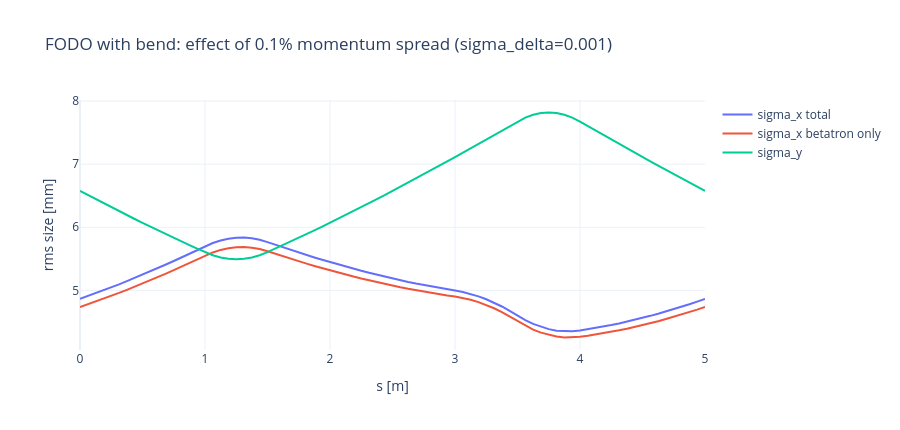
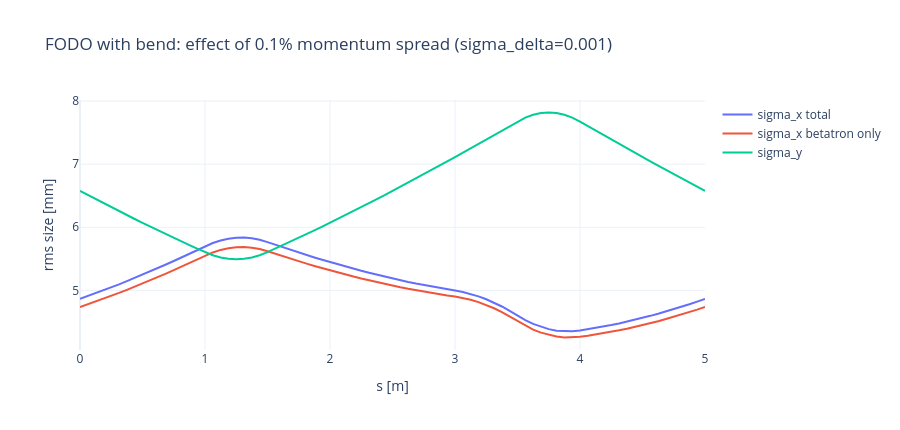

Notebook code for these charts, in order:
### Markdown cell above
## Q2. Beam size with 0.1% momentum spread

Assume

$$
\sigma_\delta=\frac{\Delta p}{p_0}=0.001.
$$

At QF, compute the expected horizontal beam size from

$$
\sigma_x = \sqrt{\epsilon_x\beta_x + (\eta_x\sigma_\delta)^2}.
$$

Compare with the $\sigma_\delta=0$ result. Then do the same comparison for $\sigma_y$.

### Code cell
sigma_delta = 1e-3

display(dch.table_at_element_centers(optics_fodo_bend, ["QF"], sigma_delta=sigma_delta))
display(dch.beam_size_comparison_at_elements(optics_fodo_bend, ["QF"], sigma_delta=sigma_delta))

dch.plot_beam_size(optics_fodo_bend, sigma_delta=sigma_delta, title="FODO with bend: effect of 0.1% momentum spread")

### Figure 1 — Plotly figure (JSON) as saved in the notebook; plotly's stock layout.template omitted (floating-point values rounded to 4 significant figures)
{"data": [{"hovertemplate": ["START<br>s=%{x:.4g} m<br>size=%{y:.5g} mm<extra></extra>", "D1<br>s=%{x:.4g} m<br>size=%{y:.5g} mm<extra></extra>", "D1<br>s=%{x:.4g} m<br>size=%{y:.5g} mm<extra></extra>", "D1<br>s=%{x:.4g} m<br>size=%{y:.5g} mm<extra></extra>", "D1<br>s=%{x:.4g} m<br>size=%{y:.5g} mm<extra></extra>", "D1<br>s=%{x:.4g} m<br>size=%{y:.5g} mm<extra></extra>", "D1<br>s=%{x:.4g} m<br>size=%{y:.5g} mm<extra></extra>", "D1<br>s=%{x:.4g} m<br>size=%{y:.5g} mm<extra></extra>", "D1<br>s=%{x:.4g} m<br>size=%{y:.5g} mm<extra></extra>", "D1<br>s=%{x:.4g} m<br>size=%{y:.5g} mm<extra></extra>", "D1<br>s=%{x:.4g} m<br>size=%{y:.5g} mm<extra></extra>", "D1<br>s=%{x:.4g} m<br>size=%{y:.5g} mm<extra></extra>", "D1<br>s=%{x:.4g} m<br>size=%{y:.5g} mm<extra></extra>", "D1<br>s=%{x:.4g} m<br>size=%{y:.5g} mm<extra></extra>", "D1<br>s=%{x:.4g} m<br>size=%{y:.5g} mm<extra></extra>", "D1<br>s=%{x:.4g} m<br>size=%{y:.5g} mm<extra></extra>", "D1<br>s=%{x:.4g} m<br>size=%{y:.5g} mm<extra></extra>", "QF<br>s=%{x:.4g} m<br>size=%{y:.5g} mm<extra></extra>", "QF<br>s=%{x:.4g} m<br>size=%{y:.5g} mm<extra></extra>", "QF<br>s=%{x:.4g} m<br>size=%{y:.5g} mm<extra></extra>", "QF<br>s=%{x:.4g} m<br>size=%{y:.5g} mm<extra></extra>", "QF<br>s=%{x:.4g} m<br>size=%{y:.5g} mm<extra></extra>", "QF<br>s=%{x:.4g} m<br>size=%{y:.5g} mm<extra></extra>", "QF<br>s=%{x:.4g} m<br>size=%{y:.5g} mm<extra></extra>", "QF<br>s=%{x:.4g} m<br>size=%{y:.5g} mm<extra></extra>", "D2<br>s=%{x:.4g} m<br>size=%{y:.5g} mm<extra></extra>", "D2<br>s=%{x:.4g} m<br>size=%{y:.5g} mm<extra></extra>", "D2<br>s=%{x:.4g} m<br>size=%{y:.5g} mm<extra></extra>", "D2<br>s=%{x:.4g} m<br>size=%{y:.5g} mm<extra></extra>", "D2<br>s=%{x:.4g} m<br>size=%{y:.5g} mm<extra></extra>", "D2<br>s=%{x:.4g} m<br>size=%{y:.5g} mm<extra></extra>", "D2<br>s=%{x:.4g} m<br>size=%{y:.5g} mm<extra></extra>", "D2<br>s=%{x:.4g} m<br>size=%{y:.5g} mm<extra></extra>", "D2<br>s=%{x:.4g} m<br>size=%{y:.5g} mm<extra></extra>", "D2<br>s=%{x:.4g} m<br>size=%{y:.5g} mm<extra></extra>", "D2<br>s=%{x:.4g} m<br>size=%{y:.5g} mm<extra></extra>", "D2<br>s=%{x:.4g} m<br>size=%{y:.5g} mm<extra></extra>", "D2<br>s=%{x:.4g} m<br>size=%{y:.5g} mm<extra></extra>", "D2<br>s=%{x:.4g} m<br>size=%{y:.5g} mm<extra></extra>", "D2<br>s=%{x:.4g} m<br>size=%{y:.5g} mm<extra></extra>", "D2<br>s=%{x:.4g} m<br>size=%{y:.5g} mm<extra></extra>", "D2<br>s=%{x:.4g} m<br>size=%{y:.5g} mm<extra></extra>", "D2<br>s=%{x:.4g} m<br>size=%{y:.5g} mm<extra></extra>", "D2<br>s=%{x:.4g} m<br>size=%{y:.5g} mm<extra></extra>", "D2<br>s=%{x:.4g} m<br>size=%{y:.5g} mm<extra></extra>", "D2<br>s=%{x:.4g} m<br>size=%{y:.5g} mm<extra></extra>", "D2<br>s=%{x:.4g} m<br>size=%{y:.5g} mm<extra></extra>", "D2<br>s=%{x:.4g} m<br>size=%{y:.5g} mm<extra></extra>", "D2<br>s=%{x:.4g} m<br>size=%{y:.5g} mm<extra></extra>", "BEND<br>s=%{x:.4g} m<br>size=%{y:.5g} mm<extra></extra>", "BEND<br>s=%{x:.4g} m<br>size=%{y:.5g} mm<extra></extra>", "BEND<br>s=%{x:.4g} m<br>size=%{y:.5g} mm<extra></extra>", "BEND<br>s=%{x:.4g} m<br>size=%{y:.5g} mm<extra></extra>", "BEND<br>s=%{x:.4g} m<br>size=%{y:.5g} mm<extra></extra>", "BEND<br>s=%{x:.4g} m<br>size=%{y:.5g} mm<extra></extra>", "BEND<br>s=%{x:.4g} m<br>size=%{y:.5g} mm<extra></extra>", "BEND<br>s=%{x:.4g} m<br>size=%{y:.5g} mm<extra></extra>", "QD<br>s=%{x:.4g} m<br>size=%{y:.5g} mm<extra></extra>", "QD<br>s=%{x:.4g} m<br>size=%{y:.5g} mm<extra></extra>", "QD<br>s=%{x:.4g} m<br>size=%{y:.5g} mm<extra></extra>", "QD<br>s=%{x:.4g} m<br>size=%{y:.5g} mm<extra></extra>", "QD<br>s=%{x:.4g} m<br>size=%{y:.5g} mm<extra></extra>", "QD<br>s=%{x:.4g} m<br>size=%{y:.5g} mm<extra></extra>", "QD<br>s=%{x:.4g} m<br>size=%{y:.5g} mm<extra></extra>", "QD<br>s=%{x:.4g} m<br>size=%{y:.5g} mm<extra></extra>", "D3<br>s=%{x:.4g} m<br>size=%{y:.5g} mm<extra></extra>", "D3<br>s=%{x:.4g} m<br>size=%{y:.5g} mm<extra></extra>", "D3<br>s=%{x:.4g} m<br>size=%{y:.5g} mm<extra></extra>", "D3<br>s=%{x:.4g} m<br>size=%{y:.5g} mm<extra></extra>", "D3<br>s=%{x:.4g} m<br>size=%{y:.5g} mm<extra></extra>", "D3<br>s=%{x:.4g} m<br>size=%{y:.5g} mm<extra></extra>", "D3<br>s=%{x:.4g} m<br>size=%{y:.5g} mm<extra></extra>", "D3<br>s=%{x:.4g} m<br>size=%{y:.5g} mm<extra></extra>", "D3<br>s=%{x:.4g} m<br>size=%{y:.5g} mm<extra></extra>", "D3<br>s=%{x:.4g} m<br>size=%{y:.5g} mm<extra></extra>", "D3<br>s=%{x:.4g} m<br>size=%{y:.5g} mm<extra></extra>", "D3<br>s=%{x:.4g} m<br>size=%{y:.5g} mm<extra></extra>", "D3<br>s=%{x:.4g} m<br>size=%{y:.5g} mm<extra></extra>", "D3<br>s=%{x:.4g} m<br>size=%{y:.5g} mm<extra></extra>", "D3<br>s=%{x:.4g} m<br>size=%{y:.5g} mm<extra></extra>", "D3<br>s=%{x:.4g} m<br>size=%{y:.5g} mm<extra></extra>"], "mode": "lines", "name": "sigma_x total", "type": "scatter", "x": [0.0, 0.0625, 0.125, 0.1875, 0.25, 0.3125, 0.375, 0.4375, 0.5, 0.5625, 0.625, 0.6875, 0.75, 0.8125, 0.875, 0.9375, 1.0, 1.062, 1.125, 1.188, 1.25, 1.312, 1.375, 1.438, 1.5, 1.562, 1.625, 1.688, 1.75, 1.812, 1.875, 1.938, 2.0, 2.062, 2.125, 2.188, 2.25, 2.312, 2.375, 2.438, 2.5, 2.562, 2.625, 2.688, 2.75, 2.812, 2.875, 2.938, 3.0, 3.062, 3.125, 3.188, 3.25, 3.312, 3.375, 3.438, 3.5, 3.562, 3.625, 3.688, 3.75, 3.812, 3.875, 3.938, 4.0, 4.062, 4.125, 4.188, 4.25, 4.312, 4.375, 4.438, 4.5, 4.562, 4.625, 4.688, 4.75, 4.812, 4.875, 4.938, 5.0], "y": [4.864, 4.908, 4.953, 4.999, 5.047, 5.095, 5.145, 5.196, 5.248, 5.301, 5.355, 5.409, 5.465, 5.522, 5.58, 5.638, 5.697, 5.751, 5.791, 5.819, 5.834, 5.836, 5.825, 5.802, 5.765, 5.722, 5.681, 5.64, 5.599, 5.56, 5.522, 5.484, 5.447, 5.412, 5.377, 5.343, 5.31, 5.278, 5.247, 5.217, 5.188, 5.161, 5.134, 5.108, 5.084, 5.061, 5.038, 5.017, 4.998, 4.974, 4.943, 4.905, 4.859, 4.805, 4.744, 4.676, 4.601, 4.529, 4.469, 4.421, 4.385, 4.362, 4.35, 4.35, 4.362, 4.382, 4.402, 4.425, 4.449, 4.476, 4.503, 4.533, 4.564, 4.596, 4.63, 4.666, 4.703, 4.741, 4.781, 4.822, 4.864]}, {"hovertemplate": ["START<br>s=%{x:.4g} m<br>size=%{y:.5g} mm<extra></extra>", "D1<br>s=%{x:.4g} m<br>size=%{y:.5g} mm<extra></extra>", "D1<br>s=%{x:.4g} m<br>size=%{y:.5g} mm<extra></extra>", "D1<br>s=%{x:.4g} m<br>size=%{y:.5g} mm<extra></extra>", "D1<br>s=%{x:.4g} m<br>size=%{y:.5g} mm<extra></extra>", "D1<br>s=%{x:.4g} m<br>size=%{y:.5g} mm<extra></extra>", "D1<br>s=%{x:.4g} m<br>size=%{y:.5g} mm<extra></extra>", "D1<br>s=%{x:.4g} m<br>size=%{y:.5g} mm<extra></extra>", "D1<br>s=%{x:.4g} m<br>size=%{y:.5g} mm<extra></extra>", "D1<br>s=%{x:.4g} m<br>size=%{y:.5g} mm<extra></extra>", "D1<br>s=%{x:.4g} m<br>size=%{y:.5g} mm<extra></extra>", "D1<br>s=%{x:.4g} m<br>size=%{y:.5g} mm<extra></extra>", "D1<br>s=%{x:.4g} m<br>size=%{y:.5g} mm<extra></extra>", "D1<br>s=%{x:.4g} m<br>size=%{y:.5g} mm<extra></extra>", "D1<br>s=%{x:.4g} m<br>size=%{y:.5g} mm<extra></extra>", "D1<br>s=%{x:.4g} m<br>size=%{y:.5g} mm<extra></extra>", "D1<br>s=%{x:.4g} m<br>size=%{y:.5g} mm<extra></extra>", "QF<br>s=%{x:.4g} m<br>size=%{y:.5g} mm<extra></extra>", "QF<br>s=%{x:.4g} m<br>size=%{y:.5g} mm<extra></extra>", "QF<br>s=%{x:.4g} m<br>size=%{y:.5g} mm<extra></extra>", "QF<br>s=%{x:.4g} m<br>size=%{y:.5g} mm<extra></extra>", "QF<br>s=%{x:.4g} m<br>size=%{y:.5g} mm<extra></extra>", "QF<br>s=%{x:.4g} m<br>size=%{y:.5g} mm<extra></extra>", "QF<br>s=%{x:.4g} m<br>size=%{y:.5g} mm<extra></extra>", "QF<br>s=%{x:.4g} m<br>size=%{y:.5g} mm<extra></extra>", "D2<br>s=%{x:.4g} m<br>size=%{y:.5g} mm<extra></extra>", "D2<br>s=%{x:.4g} m<br>size=%{y:.5g} mm<extra></extra>", "D2<br>s=%{x:.4g} m<br>size=%{y:.5g} mm<extra></extra>", "D2<br>s=%{x:.4g} m<br>size=%{y:.5g} mm<extra></extra>", "D2<br>s=%{x:.4g} m<br>size=%{y:.5g} mm<extra></extra>", "D2<br>s=%{x:.4g} m<br>size=%{y:.5g} mm<extra></extra>", "D2<br>s=%{x:.4g} m<br>size=%{y:.5g} mm<extra></extra>", "D2<br>s=%{x:.4g} m<br>size=%{y:.5g} mm<extra></extra>", "D2<br>s=%{x:.4g} m<br>size=%{y:.5g} mm<extra></extra>", "D2<br>s=%{x:.4g} m<br>size=%{y:.5g} mm<extra></extra>", "D2<br>s=%{x:.4g} m<br>size=%{y:.5g} mm<extra></extra>", "D2<br>s=%{x:.4g} m<br>size=%{y:.5g} mm<extra></extra>", "D2<br>s=%{x:.4g} m<br>size=%{y:.5g} mm<extra></extra>", "D2<br>s=%{x:.4g} m<br>size=%{y:.5g} mm<extra></extra>", "D2<br>s=%{x:.4g} m<br>size=%{y:.5g} mm<extra></extra>", "D2<br>s=%{x:.4g} m<br>size=%{y:.5g} mm<extra></extra>", "D2<br>s=%{x:.4g} m<br>size=%{y:.5g} mm<extra></extra>", "D2<br>s=%{x:.4g} m<br>size=%{y:.5g} mm<extra></extra>", "D2<br>s=%{x:.4g} m<br>size=%{y:.5g} mm<extra></extra>", "D2<br>s=%{x:.4g} m<br>size=%{y:.5g} mm<extra></extra>", "D2<br>s=%{x:.4g} m<br>size=%{y:.5g} mm<extra></extra>", "D2<br>s=%{x:.4g} m<br>size=%{y:.5g} mm<extra></extra>", "D2<br>s=%{x:.4g} m<br>size=%{y:.5g} mm<extra></extra>", "D2<br>s=%{x:.4g} m<br>size=%{y:.5g} mm<extra></extra>", "BEND<br>s=%{x:.4g} m<br>size=%{y:.5g} mm<extra></extra>", "BEND<br>s=%{x:.4g} m<br>size=%{y:.5g} mm<extra></extra>", "BEND<br>s=%{x:.4g} m<br>size=%{y:.5g} mm<extra></extra>", "BEND<br>s=%{x:.4g} m<br>size=%{y:.5g} mm<extra></extra>", "BEND<br>s=%{x:.4g} m<br>size=%{y:.5g} mm<extra></extra>", "BEND<br>s=%{x:.4g} m<br>size=%{y:.5g} mm<extra></extra>", "BEND<br>s=%{x:.4g} m<br>size=%{y:.5g} mm<extra></extra>", "BEND<br>s=%{x:.4g} m<br>size=%{y:.5g} mm<extra></extra>", "QD<br>s=%{x:.4g} m<br>size=%{y:.5g} mm<extra></extra>", "QD<br>s=%{x:.4g} m<br>size=%{y:.5g} mm<extra></extra>", "QD<br>s=%{x:.4g} m<br>size=%{y:.5g} mm<extra></extra>", "QD<br>s=%{x:.4g} m<br>size=%{y:.5g} mm<extra></extra>", "QD<br>s=%{x:.4g} m<br>size=%{y:.5g} mm<extra></extra>", "QD<br>s=%{x:.4g} m<br>size=%{y:.5g} mm<extra></extra>", "QD<br>s=%{x:.4g} m<br>size=%{y:.5g} mm<extra></extra>", "QD<br>s=%{x:.4g} m<br>size=%{y:.5g} mm<extra></extra>", "D3<br>s=%{x:.4g} m<br>size=%{y:.5g} mm<extra></extra>", "D3<br>s=%{x:.4g} m<br>size=%{y:.5g} mm<extra></extra>", "D3<br>s=%{x:.4g} m<br>size=%{y:.5g} mm<extra></extra>", "D3<br>s=%{x:.4g} m<br>size=%{y:.5g} mm<extra></extra>", "D3<br>s=%{x:.4g} m<br>size=%{y:.5g} mm<extra></extra>", "D3<br>s=%{x:.4g} m<br>size=%{y:.5g} mm<extra></extra>", "D3<br>s=%{x:.4g} m<br>size=%{y:.5g} mm<extra></extra>", "D3<br>s=%{x:.4g} m<br>size=%{y:.5g} mm<extra></extra>", "D3<br>s=%{x:.4g} m<br>size=%{y:.5g} mm<extra></extra>", "D3<br>s=%{x:.4g} m<br>size=%{y:.5g} mm<extra></extra>", "D3<br>s=%{x:.4g} m<br>size=%{y:.5g} mm<extra></extra>", "D3<br>s=%{x:.4g} m<br>size=%{y:.5g} mm<extra></extra>", "D3<br>s=%{x:.4g} m<br>size=%{y:.5g} mm<extra></extra>", "D3<br>s=%{x:.4g} m<br>size=%{y:.5g} mm<extra></extra>", "D3<br>s=%{x:.4g} m<br>size=%{y:.5g} mm<extra></extra>", "D3<br>s=%{x:.4g} m<br>size=%{y:.5g} mm<extra></extra>"], "mode": "lines", "name": "sigma_x betatron only", "type": "scatter", "x": [0.0, 0.0625, 0.125, 0.1875, 0.25, 0.3125, 0.375, 0.4375, 0.5, 0.5625, 0.625, 0.6875, 0.75, 0.8125, 0.875, 0.9375, 1.0, 1.062, 1.125, 1.188, 1.25, 1.312, 1.375, 1.438, 1.5, 1.562, 1.625, 1.688, 1.75, 1.812, 1.875, 1.938, 2.0, 2.062, 2.125, 2.188, 2.25, 2.312, 2.375, 2.438, 2.5, 2.562, 2.625, 2.688, 2.75, 2.812, 2.875, 2.938, 3.0, 3.062, 3.125, 3.188, 3.25, 3.312, 3.375, 3.438, 3.5, 3.562, 3.625, 3.688, 3.75, 3.812, 3.875, 3.938, 4.0, 4.062, 4.125, 4.188, 4.25, 4.312, 4.375, 4.438, 4.5, 4.562, 4.625, 4.688, 4.75, 4.812, 4.875, 4.938, 5.0], "y": [4.736, 4.778, 4.822, 4.867, 4.913, 4.96, 5.008, 5.058, 5.108, 5.16, 5.213, 5.266, 5.321, 5.376, 5.433, 5.49, 5.548, 5.601, 5.641, 5.669, 5.684, 5.686, 5.677, 5.654, 5.619, 5.578, 5.539, 5.499, 5.461, 5.424, 5.387, 5.352, 5.317, 5.283, 5.251, 5.219, 5.188, 5.158, 5.129, 5.101, 5.075, 5.049, 5.025, 5.001, 4.979, 4.958, 4.938, 4.919, 4.901, 4.88, 4.851, 4.814, 4.769, 4.716, 4.655, 4.587, 4.512, 4.439, 4.378, 4.33, 4.293, 4.268, 4.254, 4.253, 4.263, 4.28, 4.299, 4.32, 4.342, 4.366, 4.392, 4.419, 4.449, 4.479, 4.512, 4.545, 4.581, 4.617, 4.656, 4.695, 4.736]}, {"hovertemplate": ["START<br>s=%{x:.4g} m<br>size=%{y:.5g} mm<extra></extra>", "D1<br>s=%{x:.4g} m<br>size=%{y:.5g} mm<extra></extra>", "D1<br>s=%{x:.4g} m<br>size=%{y:.5g} mm<extra></extra>", "D1<br>s=%{x:.4g} m<br>size=%{y:.5g} mm<extra></extra>", "D1<br>s=%{x:.4g} m<br>size=%{y:.5g} mm<extra></extra>", "D1<br>s=%{x:.4g} m<br>size=%{y:.5g} mm<extra></extra>", "D1<br>s=%{x:.4g} m<br>size=%{y:.5g} mm<extra></extra>", "D1<br>s=%{x:.4g} m<br>size=%{y:.5g} mm<extra></extra>", "D1<br>s=%{x:.4g} m<br>size=%{y:.5g} mm<extra></extra>", "D1<br>s=%{x:.4g} m<br>size=%{y:.5g} mm<extra></extra>", "D1<br>s=%{x:.4g} m<br>size=%{y:.5g} mm<extra></extra>", "D1<br>s=%{x:.4g} m<br>size=%{y:.5g} mm<extra></extra>", "D1<br>s=%{x:.4g} m<br>size=%{y:.5g} mm<extra></extra>", "D1<br>s=%{x:.4g} m<br>size=%{y:.5g} mm<extra></extra>", "D1<br>s=%{x:.4g} m<br>size=%{y:.5g} mm<extra></extra>", "D1<br>s=%{x:.4g} m<br>size=%{y:.5g} mm<extra></extra>", "D1<br>s=%{x:.4g} m<br>size=%{y:.5g} mm<extra></extra>", "QF<br>s=%{x:.4g} m<br>size=%{y:.5g} mm<extra></extra>", "QF<br>s=%{x:.4g} m<br>size=%{y:.5g} mm<extra></extra>", "QF<br>s=%{x:.4g} m<br>size=%{y:.5g} mm<extra></extra>", "QF<br>s=%{x:.4g} m<br>size=%{y:.5g} mm<extra></extra>", "QF<br>s=%{x:.4g} m<br>size=%{y:.5g} mm<extra></extra>", "QF<br>s=%{x:.4g} m<br>size=%{y:.5g} mm<extra></extra>", "QF<br>s=%{x:.4g} m<br>size=%{y:.5g} mm<extra></extra>", "QF<br>s=%{x:.4g} m<br>size=%{y:.5g} mm<extra></extra>", "D2<br>s=%{x:.4g} m<br>size=%{y:.5g} mm<extra></extra>", "D2<br>s=%{x:.4g} m<br>size=%{y:.5g} mm<extra></extra>", "D2<br>s=%{x:.4g} m<br>size=%{y:.5g} mm<extra></extra>", "D2<br>s=%{x:.4g} m<br>size=%{y:.5g} mm<extra></extra>", "D2<br>s=%{x:.4g} m<br>size=%{y:.5g} mm<extra></extra>", "D2<br>s=%{x:.4g} m<br>size=%{y:.5g} mm<extra></extra>", "D2<br>s=%{x:.4g} m<br>size=%{y:.5g} mm<extra></extra>", "D2<br>s=%{x:.4g} m<br>size=%{y:.5g} mm<extra></extra>", "D2<br>s=%{x:.4g} m<br>size=%{y:.5g} mm<extra></extra>", "D2<br>s=%{x:.4g} m<br>size=%{y:.5g} mm<extra></extra>", "D2<br>s=%{x:.4g} m<br>size=%{y:.5g} mm<extra></extra>", "D2<br>s=%{x:.4g} m<br>size=%{y:.5g} mm<extra></extra>", "D2<br>s=%{x:.4g} m<br>size=%{y:.5g} mm<extra></extra>", "D2<br>s=%{x:.4g} m<br>size=%{y:.5g} mm<extra></extra>", "D2<br>s=%{x:.4g} m<br>size=%{y:.5g} mm<extra></extra>", "D2<br>s=%{x:.4g} m<br>size=%{y:.5g} mm<extra></extra>", "D2<br>s=%{x:.4g} m<br>size=%{y:.5g} mm<extra></extra>", "D2<br>s=%{x:.4g} m<br>size=%{y:.5g} mm<extra></extra>", "D2<br>s=%{x:.4g} m<br>size=%{y:.5g} mm<extra></extra>", "D2<br>s=%{x:.4g} m<br>size=%{y:.5g} mm<extra></extra>", "D2<br>s=%{x:.4g} m<br>size=%{y:.5g} mm<extra></extra>", "D2<br>s=%{x:.4g} m<br>size=%{y:.5g} mm<extra></extra>", "D2<br>s=%{x:.4g} m<br>size=%{y:.5g} mm<extra></extra>", "D2<br>s=%{x:.4g} m<br>size=%{y:.5g} mm<extra></extra>", "BEND<br>s=%{x:.4g} m<br>size=%{y:.5g} mm<extra></extra>", "BEND<br>s=%{x:.4g} m<br>size=%{y:.5g} mm<extra></extra>", "BEND<br>s=%{x:.4g} m<br>size=%{y:.5g} mm<extra></extra>", "BEND<br>s=%{x:.4g} m<br>size=%{y:.5g} mm<extra></extra>", "BEND<br>s=%{x:.4g} m<br>size=%{y:.5g} mm<extra></extra>", "BEND<br>s=%{x:.4g} m<br>size=%{y:.5g} mm<extra></extra>", "BEND<br>s=%{x:.4g} m<br>size=%{y:.5g} mm<extra></extra>", "BEND<br>s=%{x:.4g} m<br>size=%{y:.5g} mm<extra></extra>", "QD<br>s=%{x:.4g} m<br>size=%{y:.5g} mm<extra></extra>", "QD<br>s=%{x:.4g} m<br>size=%{y:.5g} mm<extra></extra>", "QD<br>s=%{x:.4g} m<br>size=%{y:.5g} mm<extra></extra>", "QD<br>s=%{x:.4g} m<br>size=%{y:.5g} mm<extra></extra>", "QD<br>s=%{x:.4g} m<br>size=%{y:.5g} mm<extra></extra>", "QD<br>s=%{x:.4g} m<br>size=%{y:.5g} mm<extra></extra>", "QD<br>s=%{x:.4g} m<br>size=%{y:.5g} mm<extra></extra>", "QD<br>s=%{x:.4g} m<br>size=%{y:.5g} mm<extra></extra>", "D3<br>s=%{x:.4g} m<br>size=%{y:.5g} mm<extra></extra>", "D3<br>s=%{x:.4g} m<br>size=%{y:.5g} mm<extra></extra>", "D3<br>s=%{x:.4g} m<br>size=%{y:.5g} mm<extra></extra>", "D3<br>s=%{x:.4g} m<br>size=%{y:.5g} mm<extra></extra>", "D3<br>s=%{x:.4g} m<br>size=%{y:.5g} mm<extra></extra>", "D3<br>s=%{x:.4g} m<br>size=%{y:.5g} mm<extra></extra>", "D3<br>s=%{x:.4g} m<br>size=%{y:.5g} mm<extra></extra>", "D3<br>s=%{x:.4g} m<br>size=%{y:.5g} mm<extra></extra>", "D3<br>s=%{x:.4g} m<br>size=%{y:.5g} mm<extra></extra>", "D3<br>s=%{x:.4g} m<br>size=%{y:.5g} mm<extra></extra>", "D3<br>s=%{x:.4g} m<br>size=%{y:.5g} mm<extra></extra>", "D3<br>s=%{x:.4g} m<br>size=%{y:.5g} mm<extra></extra>", "D3<br>s=%{x:.4g} m<br>size=%{y:.5g} mm<extra></extra>", "D3<br>s=%{x:.4g} m<br>size=%{y:.5g} mm<extra></extra>", "D3<br>s=%{x:.4g} m<br>size=%{y:.5g} mm<extra></extra>", "D3<br>s=%{x:.4g} m<br>size=%{y:.5g} mm<extra></extra>"], "mode": "lines", "name": "sigma_y", "type": "scatter", "x": [0.0, 0.0625, 0.125, 0.1875, 0.25, 0.3125, 0.375, 0.4375, 0.5, 0.5625, 0.625, 0.6875, 0.75, 0.8125, 0.875, 0.9375, 1.0, 1.062, 1.125, 1.188, 1.25, 1.312, 1.375, 1.438, 1.5, 1.562, 1.625, 1.688, 1.75, 1.812, 1.875, 1.938, 2.0, 2.062, 2.125, 2.188, 2.25, 2.312, 2.375, 2.438, 2.5, 2.562, 2.625, 2.688, 2.75, 2.812, 2.875, 2.938, 3.0, 3.062, 3.125, 3.188, 3.25, 3.312, 3.375, 3.438, 3.5, 3.562, 3.625, 3.688, 3.75, 3.812, 3.875, 3.938, 4.0, 4.062, 4.125, 4.188, 4.25, 4.312, 4.375, 4.438, 4.5, 4.562, 4.625, 4.688, 4.75, 4.812, 4.875, 4.938, 5.0], "y": [6.575, 6.51, 6.446, 6.382, 6.318, 6.255, 6.193, 6.131, 6.07, 6.009, 5.949, 5.89, 5.832, 5.774, 5.717, 5.66, 5.605, 5.557, 5.522, 5.502, 5.495, 5.502, 5.522, 5.557, 5.605, 5.66, 5.717, 5.774, 5.832, 5.89, 5.949, 6.009, 6.07, 6.131, 6.193, 6.255, 6.318, 6.382, 6.446, 6.51, 6.575, 6.641, 6.707, 6.774, 6.841, 6.908, 6.976, 7.044, 7.113, 7.182, 7.251, 7.321, 7.391, 7.462, 7.533, 7.604, 7.675, 7.738, 7.783, 7.81, 7.819, 7.81, 7.783, 7.738, 7.675, 7.604, 7.533, 7.462, 7.391, 7.321, 7.251, 7.182, 7.113, 7.044, 6.976, 6.908, 6.841, 6.774, 6.707, 6.641, 6.575]}], "layout": {"height": 430, "hovermode": "x unified", "title": {"text": "FODO with bend: effect of 0.1% momentum spread (sigma_delta=0.001)"}, "width": 900, "xaxis": {"title": {"text": "s [m]"}}, "yaxis": {"title": {"text": "rms size [mm]"}}}}

### Figure 2 — Plotly figure (JSON) as saved in the notebook; plotly's stock layout.template omitted (floating-point values rounded to 4 significant figures)
{"data": [{"hovertemplate": ["START<br>s=%{x:.4g} m<br>size=%{y:.5g} mm<extra></extra>", "D1<br>s=%{x:.4g} m<br>size=%{y:.5g} mm<extra></extra>", "D1<br>s=%{x:.4g} m<br>size=%{y:.5g} mm<extra></extra>", "D1<br>s=%{x:.4g} m<br>size=%{y:.5g} mm<extra></extra>", "D1<br>s=%{x:.4g} m<br>size=%{y:.5g} mm<extra></extra>", "D1<br>s=%{x:.4g} m<br>size=%{y:.5g} mm<extra></extra>", "D1<br>s=%{x:.4g} m<br>size=%{y:.5g} mm<extra></extra>", "D1<br>s=%{x:.4g} m<br>size=%{y:.5g} mm<extra></extra>", "D1<br>s=%{x:.4g} m<br>size=%{y:.5g} mm<extra></extra>", "D1<br>s=%{x:.4g} m<br>size=%{y:.5g} mm<extra></extra>", "D1<br>s=%{x:.4g} m<br>size=%{y:.5g} mm<extra></extra>", "D1<br>s=%{x:.4g} m<br>size=%{y:.5g} mm<extra></extra>", "D1<br>s=%{x:.4g} m<br>size=%{y:.5g} mm<extra></extra>", "D1<br>s=%{x:.4g} m<br>size=%{y:.5g} mm<extra></extra>", "D1<br>s=%{x:.4g} m<br>size=%{y:.5g} mm<extra></extra>", "D1<br>s=%{x:.4g} m<br>size=%{y:.5g} mm<extra></extra>", "D1<br>s=%{x:.4g} m<br>size=%{y:.5g} mm<extra></extra>", "QF<br>s=%{x:.4g} m<br>size=%{y:.5g} mm<extra></extra>", "QF<br>s=%{x:.4g} m<br>size=%{y:.5g} mm<extra></extra>", "QF<br>s=%{x:.4g} m<br>size=%{y:.5g} mm<extra></extra>", "QF<br>s=%{x:.4g} m<br>size=%{y:.5g} mm<extra></extra>", "QF<br>s=%{x:.4g} m<br>size=%{y:.5g} mm<extra></extra>", "QF<br>s=%{x:.4g} m<br>size=%{y:.5g} mm<extra></extra>", "QF<br>s=%{x:.4g} m<br>size=%{y:.5g} mm<extra></extra>", "QF<br>s=%{x:.4g} m<br>size=%{y:.5g} mm<extra></extra>", "D2<br>s=%{x:.4g} m<br>size=%{y:.5g} mm<extra></extra>", "D2<br>s=%{x:.4g} m<br>size=%{y:.5g} mm<extra></extra>", "D2<br>s=%{x:.4g} m<br>size=%{y:.5g} mm<extra></extra>", "D2<br>s=%{x:.4g} m<br>size=%{y:.5g} mm<extra></extra>", "D2<br>s=%{x:.4g} m<br>size=%{y:.5g} mm<extra></extra>", "D2<br>s=%{x:.4g} m<br>size=%{y:.5g} mm<extra></extra>", "D2<br>s=%{x:.4g} m<br>size=%{y:.5g} mm<extra></extra>", "D2<br>s=%{x:.4g} m<br>size=%{y:.5g} mm<extra></extra>", "D2<br>s=%{x:.4g} m<br>size=%{y:.5g} mm<extra></extra>", "D2<br>s=%{x:.4g} m<br>size=%{y:.5g} mm<extra></extra>", "D2<br>s=%{x:.4g} m<br>size=%{y:.5g} mm<extra></extra>", "D2<br>s=%{x:.4g} m<br>size=%{y:.5g} mm<extra></extra>", "D2<br>s=%{x:.4g} m<br>size=%{y:.5g} mm<extra></extra>", "D2<br>s=%{x:.4g} m<br>size=%{y:.5g} mm<extra></extra>", "D2<br>s=%{x:.4g} m<br>size=%{y:.5g} mm<extra></extra>", "D2<br>s=%{x:.4g} m<br>size=%{y:.5g} mm<extra></extra>", "D2<br>s=%{x:.4g} m<br>size=%{y:.5g} mm<extra></extra>", "D2<br>s=%{x:.4g} m<br>size=%{y:.5g} mm<extra></extra>", "D2<br>s=%{x:.4g} m<br>size=%{y:.5g} mm<extra></extra>", "D2<br>s=%{x:.4g} m<br>size=%{y:.5g} mm<extra></extra>", "D2<br>s=%{x:.4g} m<br>size=%{y:.5g} mm<extra></extra>", "D2<br>s=%{x:.4g} m<br>size=%{y:.5g} mm<extra></extra>", "D2<br>s=%{x:.4g} m<br>size=%{y:.5g} mm<extra></extra>", "D2<br>s=%{x:.4g} m<br>size=%{y:.5g} mm<extra></extra>", "BEND<br>s=%{x:.4g} m<br>size=%{y:.5g} mm<extra></extra>", "BEND<br>s=%{x:.4g} m<br>size=%{y:.5g} mm<extra></extra>", "BEND<br>s=%{x:.4g} m<br>size=%{y:.5g} mm<extra></extra>", "BEND<br>s=%{x:.4g} m<br>size=%{y:.5g} mm<extra></extra>", "BEND<br>s=%{x:.4g} m<br>size=%{y:.5g} mm<extra></extra>", "BEND<br>s=%{x:.4g} m<br>size=%{y:.5g} mm<extra></extra>", "BEND<br>s=%{x:.4g} m<br>size=%{y:.5g} mm<extra></extra>", "BEND<br>s=%{x:.4g} m<br>size=%{y:.5g} mm<extra></extra>", "QD<br>s=%{x:.4g} m<br>size=%{y:.5g} mm<extra></extra>", "QD<br>s=%{x:.4g} m<br>size=%{y:.5g} mm<extra></extra>", "QD<br>s=%{x:.4g} m<br>size=%{y:.5g} mm<extra></extra>", "QD<br>s=%{x:.4g} m<br>size=%{y:.5g} mm<extra></extra>", "QD<br>s=%{x:.4g} m<br>size=%{y:.5g} mm<extra></extra>", "QD<br>s=%{x:.4g} m<br>size=%{y:.5g} mm<extra></extra>", "QD<br>s=%{x:.4g} m<br>size=%{y:.5g} mm<extra></extra>", "QD<br>s=%{x:.4g} m<br>size=%{y:.5g} mm<extra></extra>", "D3<br>s=%{x:.4g} m<br>size=%{y:.5g} mm<extra></extra>", "D3<br>s=%{x:.4g} m<br>size=%{y:.5g} mm<extra></extra>", "D3<br>s=%{x:.4g} m<br>size=%{y:.5g} mm<extra></extra>", "D3<br>s=%{x:.4g} m<br>size=%{y:.5g} mm<extra></extra>", "D3<br>s=%{x:.4g} m<br>size=%{y:.5g} mm<extra></extra>", "D3<br>s=%{x:.4g} m<br>size=%{y:.5g} mm<extra></extra>", "D3<br>s=%{x:.4g} m<br>size=%{y:.5g} mm<extra></extra>", "D3<br>s=%{x:.4g} m<br>size=%{y:.5g} mm<extra></extra>", "D3<br>s=%{x:.4g} m<br>size=%{y:.5g} mm<extra></extra>", "D3<br>s=%{x:.4g} m<br>size=%{y:.5g} mm<extra></extra>", "D3<br>s=%{x:.4g} m<br>size=%{y:.5g} mm<extra></extra>", "D3<br>s=%{x:.4g} m<br>size=%{y:.5g} mm<extra></extra>", "D3<br>s=%{x:.4g} m<br>size=%{y:.5g} mm<extra></extra>", "D3<br>s=%{x:.4g} m<br>size=%{y:.5g} mm<extra></extra>", "D3<br>s=%{x:.4g} m<br>size=%{y:.5g} mm<extra></extra>", "D3<br>s=%{x:.4g} m<br>size=%{y:.5g} mm<extra></extra>"], "mode": "lines", "name": "sigma_x total", "type": "scatter", "x": [0.0, 0.0625, 0.125, 0.1875, 0.25, 0.3125, 0.375, 0.4375, 0.5, 0.5625, 0.625, 0.6875, 0.75, 0.8125, 0.875, 0.9375, 1.0, 1.062, 1.125, 1.188, 1.25, 1.312, 1.375, 1.438, 1.5, 1.562, 1.625, 1.688, 1.75, 1.812, 1.875, 1.938, 2.0, 2.062, 2.125, 2.188, 2.25, 2.312, 2.375, 2.438, 2.5, 2.562, 2.625, 2.688, 2.75, 2.812, 2.875, 2.938, 3.0, 3.062, 3.125, 3.188, 3.25, 3.312, 3.375, 3.438, 3.5, 3.562, 3.625, 3.688, 3.75, 3.812, 3.875, 3.938, 4.0, 4.062, 4.125, 4.188, 4.25, 4.312, 4.375, 4.438, 4.5, 4.562, 4.625, 4.688, 4.75, 4.812, 4.875, 4.938, 5.0], "y": [4.864, 4.908, 4.953, 4.999, 5.047, 5.095, 5.145, 5.196, 5.248, 5.301, 5.355, 5.409, 5.465, 5.522, 5.58, 5.638, 5.697, 5.751, 5.791, 5.819, 5.834, 5.836, 5.825, 5.802, 5.765, 5.722, 5.681, 5.64, 5.599, 5.56, 5.522, 5.484, 5.447, 5.412, 5.377, 5.343, 5.31, 5.278, 5.247, 5.217, 5.188, 5.161, 5.134, 5.108, 5.084, 5.061, 5.038, 5.017, 4.998, 4.974, 4.943, 4.905, 4.859, 4.805, 4.744, 4.676, 4.601, 4.529, 4.469, 4.421, 4.385, 4.362, 4.35, 4.35, 4.362, 4.382, 4.402, 4.425, 4.449, 4.476, 4.503, 4.533, 4.564, 4.596, 4.63, 4.666, 4.703, 4.741, 4.781, 4.822, 4.864]}, {"hovertemplate": ["START<br>s=%{x:.4g} m<br>size=%{y:.5g} mm<extra></extra>", "D1<br>s=%{x:.4g} m<br>size=%{y:.5g} mm<extra></extra>", "D1<br>s=%{x:.4g} m<br>size=%{y:.5g} mm<extra></extra>", "D1<br>s=%{x:.4g} m<br>size=%{y:.5g} mm<extra></extra>", "D1<br>s=%{x:.4g} m<br>size=%{y:.5g} mm<extra></extra>", "D1<br>s=%{x:.4g} m<br>size=%{y:.5g} mm<extra></extra>", "D1<br>s=%{x:.4g} m<br>size=%{y:.5g} mm<extra></extra>", "D1<br>s=%{x:.4g} m<br>size=%{y:.5g} mm<extra></extra>", "D1<br>s=%{x:.4g} m<br>size=%{y:.5g} mm<extra></extra>", "D1<br>s=%{x:.4g} m<br>size=%{y:.5g} mm<extra></extra>", "D1<br>s=%{x:.4g} m<br>size=%{y:.5g} mm<extra></extra>", "D1<br>s=%{x:.4g} m<br>size=%{y:.5g} mm<extra></extra>", "D1<br>s=%{x:.4g} m<br>size=%{y:.5g} mm<extra></extra>", "D1<br>s=%{x:.4g} m<br>size=%{y:.5g} mm<extra></extra>", "D1<br>s=%{x:.4g} m<br>size=%{y:.5g} mm<extra></extra>", "D1<br>s=%{x:.4g} m<br>size=%{y:.5g} mm<extra></extra>", "D1<br>s=%{x:.4g} m<br>size=%{y:.5g} mm<extra></extra>", "QF<br>s=%{x:.4g} m<br>size=%{y:.5g} mm<extra></extra>", "QF<br>s=%{x:.4g} m<br>size=%{y:.5g} mm<extra></extra>", "QF<br>s=%{x:.4g} m<br>size=%{y:.5g} mm<extra></extra>", "QF<br>s=%{x:.4g} m<br>size=%{y:.5g} mm<extra></extra>", "QF<br>s=%{x:.4g} m<br>size=%{y:.5g} mm<extra></extra>", "QF<br>s=%{x:.4g} m<br>size=%{y:.5g} mm<extra></extra>", "QF<br>s=%{x:.4g} m<br>size=%{y:.5g} mm<extra></extra>", "QF<br>s=%{x:.4g} m<br>size=%{y:.5g} mm<extra></extra>", "D2<br>s=%{x:.4g} m<br>size=%{y:.5g} mm<extra></extra>", "D2<br>s=%{x:.4g} m<br>size=%{y:.5g} mm<extra></extra>", "D2<br>s=%{x:.4g} m<br>size=%{y:.5g} mm<extra></extra>", "D2<br>s=%{x:.4g} m<br>size=%{y:.5g} mm<extra></extra>", "D2<br>s=%{x:.4g} m<br>size=%{y:.5g} mm<extra></extra>", "D2<br>s=%{x:.4g} m<br>size=%{y:.5g} mm<extra></extra>", "D2<br>s=%{x:.4g} m<br>size=%{y:.5g} mm<extra></extra>", "D2<br>s=%{x:.4g} m<br>size=%{y:.5g} mm<extra></extra>", "D2<br>s=%{x:.4g} m<br>size=%{y:.5g} mm<extra></extra>", "D2<br>s=%{x:.4g} m<br>size=%{y:.5g} mm<extra></extra>", "D2<br>s=%{x:.4g} m<br>size=%{y:.5g} mm<extra></extra>", "D2<br>s=%{x:.4g} m<br>size=%{y:.5g} mm<extra></extra>", "D2<br>s=%{x:.4g} m<br>size=%{y:.5g} mm<extra></extra>", "D2<br>s=%{x:.4g} m<br>size=%{y:.5g} mm<extra></extra>", "D2<br>s=%{x:.4g} m<br>size=%{y:.5g} mm<extra></extra>", "D2<br>s=%{x:.4g} m<br>size=%{y:.5g} mm<extra></extra>", "D2<br>s=%{x:.4g} m<br>size=%{y:.5g} mm<extra></extra>", "D2<br>s=%{x:.4g} m<br>size=%{y:.5g} mm<extra></extra>", "D2<br>s=%{x:.4g} m<br>size=%{y:.5g} mm<extra></extra>", "D2<br>s=%{x:.4g} m<br>size=%{y:.5g} mm<extra></extra>", "D2<br>s=%{x:.4g} m<br>size=%{y:.5g} mm<extra></extra>", "D2<br>s=%{x:.4g} m<br>size=%{y:.5g} mm<extra></extra>", "D2<br>s=%{x:.4g} m<br>size=%{y:.5g} mm<extra></extra>", "D2<br>s=%{x:.4g} m<br>size=%{y:.5g} mm<extra></extra>", "BEND<br>s=%{x:.4g} m<br>size=%{y:.5g} mm<extra></extra>", "BEND<br>s=%{x:.4g} m<br>size=%{y:.5g} mm<extra></extra>", "BEND<br>s=%{x:.4g} m<br>size=%{y:.5g} mm<extra></extra>", "BEND<br>s=%{x:.4g} m<br>size=%{y:.5g} mm<extra></extra>", "BEND<br>s=%{x:.4g} m<br>size=%{y:.5g} mm<extra></extra>", "BEND<br>s=%{x:.4g} m<br>size=%{y:.5g} mm<extra></extra>", "BEND<br>s=%{x:.4g} m<br>size=%{y:.5g} mm<extra></extra>", "BEND<br>s=%{x:.4g} m<br>size=%{y:.5g} mm<extra></extra>", "QD<br>s=%{x:.4g} m<br>size=%{y:.5g} mm<extra></extra>", "QD<br>s=%{x:.4g} m<br>size=%{y:.5g} mm<extra></extra>", "QD<br>s=%{x:.4g} m<br>size=%{y:.5g} mm<extra></extra>", "QD<br>s=%{x:.4g} m<br>size=%{y:.5g} mm<extra></extra>", "QD<br>s=%{x:.4g} m<br>size=%{y:.5g} mm<extra></extra>", "QD<br>s=%{x:.4g} m<br>size=%{y:.5g} mm<extra></extra>", "QD<br>s=%{x:.4g} m<br>size=%{y:.5g} mm<extra></extra>", "QD<br>s=%{x:.4g} m<br>size=%{y:.5g} mm<extra></extra>", "D3<br>s=%{x:.4g} m<br>size=%{y:.5g} mm<extra></extra>", "D3<br>s=%{x:.4g} m<br>size=%{y:.5g} mm<extra></extra>", "D3<br>s=%{x:.4g} m<br>size=%{y:.5g} mm<extra></extra>", "D3<br>s=%{x:.4g} m<br>size=%{y:.5g} mm<extra></extra>", "D3<br>s=%{x:.4g} m<br>size=%{y:.5g} mm<extra></extra>", "D3<br>s=%{x:.4g} m<br>size=%{y:.5g} mm<extra></extra>", "D3<br>s=%{x:.4g} m<br>size=%{y:.5g} mm<extra></extra>", "D3<br>s=%{x:.4g} m<br>size=%{y:.5g} mm<extra></extra>", "D3<br>s=%{x:.4g} m<br>size=%{y:.5g} mm<extra></extra>", "D3<br>s=%{x:.4g} m<br>size=%{y:.5g} mm<extra></extra>", "D3<br>s=%{x:.4g} m<br>size=%{y:.5g} mm<extra></extra>", "D3<br>s=%{x:.4g} m<br>size=%{y:.5g} mm<extra></extra>", "D3<br>s=%{x:.4g} m<br>size=%{y:.5g} mm<extra></extra>", "D3<br>s=%{x:.4g} m<br>size=%{y:.5g} mm<extra></extra>", "D3<br>s=%{x:.4g} m<br>size=%{y:.5g} mm<extra></extra>", "D3<br>s=%{x:.4g} m<br>size=%{y:.5g} mm<extra></extra>"], "mode": "lines", "name": "sigma_x betatron only", "type": "scatter", "x": [0.0, 0.0625, 0.125, 0.1875, 0.25, 0.3125, 0.375, 0.4375, 0.5, 0.5625, 0.625, 0.6875, 0.75, 0.8125, 0.875, 0.9375, 1.0, 1.062, 1.125, 1.188, 1.25, 1.312, 1.375, 1.438, 1.5, 1.562, 1.625, 1.688, 1.75, 1.812, 1.875, 1.938, 2.0, 2.062, 2.125, 2.188, 2.25, 2.312, 2.375, 2.438, 2.5, 2.562, 2.625, 2.688, 2.75, 2.812, 2.875, 2.938, 3.0, 3.062, 3.125, 3.188, 3.25, 3.312, 3.375, 3.438, 3.5, 3.562, 3.625, 3.688, 3.75, 3.812, 3.875, 3.938, 4.0, 4.062, 4.125, 4.188, 4.25, 4.312, 4.375, 4.438, 4.5, 4.562, 4.625, 4.688, 4.75, 4.812, 4.875, 4.938, 5.0], "y": [4.736, 4.778, 4.822, 4.867, 4.913, 4.96, 5.008, 5.058, 5.108, 5.16, 5.213, 5.266, 5.321, 5.376, 5.433, 5.49, 5.548, 5.601, 5.641, 5.669, 5.684, 5.686, 5.677, 5.654, 5.619, 5.578, 5.539, 5.499, 5.461, 5.424, 5.387, 5.352, 5.317, 5.283, 5.251, 5.219, 5.188, 5.158, 5.129, 5.101, 5.075, 5.049, 5.025, 5.001, 4.979, 4.958, 4.938, 4.919, 4.901, 4.88, 4.851, 4.814, 4.769, 4.716, 4.655, 4.587, 4.512, 4.439, 4.378, 4.33, 4.293, 4.268, 4.254, 4.253, 4.263, 4.28, 4.299, 4.32, 4.342, 4.366, 4.392, 4.419, 4.449, 4.479, 4.512, 4.545, 4.581, 4.617, 4.656, 4.695, 4.736]}, {"hovertemplate": ["START<br>s=%{x:.4g} m<br>size=%{y:.5g} mm<extra></extra>", "D1<br>s=%{x:.4g} m<br>size=%{y:.5g} mm<extra></extra>", "D1<br>s=%{x:.4g} m<br>size=%{y:.5g} mm<extra></extra>", "D1<br>s=%{x:.4g} m<br>size=%{y:.5g} mm<extra></extra>", "D1<br>s=%{x:.4g} m<br>size=%{y:.5g} mm<extra></extra>", "D1<br>s=%{x:.4g} m<br>size=%{y:.5g} mm<extra></extra>", "D1<br>s=%{x:.4g} m<br>size=%{y:.5g} mm<extra></extra>", "D1<br>s=%{x:.4g} m<br>size=%{y:.5g} mm<extra></extra>", "D1<br>s=%{x:.4g} m<br>size=%{y:.5g} mm<extra></extra>", "D1<br>s=%{x:.4g} m<br>size=%{y:.5g} mm<extra></extra>", "D1<br>s=%{x:.4g} m<br>size=%{y:.5g} mm<extra></extra>", "D1<br>s=%{x:.4g} m<br>size=%{y:.5g} mm<extra></extra>", "D1<br>s=%{x:.4g} m<br>size=%{y:.5g} mm<extra></extra>", "D1<br>s=%{x:.4g} m<br>size=%{y:.5g} mm<extra></extra>", "D1<br>s=%{x:.4g} m<br>size=%{y:.5g} mm<extra></extra>", "D1<br>s=%{x:.4g} m<br>size=%{y:.5g} mm<extra></extra>", "D1<br>s=%{x:.4g} m<br>size=%{y:.5g} mm<extra></extra>", "QF<br>s=%{x:.4g} m<br>size=%{y:.5g} mm<extra></extra>", "QF<br>s=%{x:.4g} m<br>size=%{y:.5g} mm<extra></extra>", "QF<br>s=%{x:.4g} m<br>size=%{y:.5g} mm<extra></extra>", "QF<br>s=%{x:.4g} m<br>size=%{y:.5g} mm<extra></extra>", "QF<br>s=%{x:.4g} m<br>size=%{y:.5g} mm<extra></extra>", "QF<br>s=%{x:.4g} m<br>size=%{y:.5g} mm<extra></extra>", "QF<br>s=%{x:.4g} m<br>size=%{y:.5g} mm<extra></extra>", "QF<br>s=%{x:.4g} m<br>size=%{y:.5g} mm<extra></extra>", "D2<br>s=%{x:.4g} m<br>size=%{y:.5g} mm<extra></extra>", "D2<br>s=%{x:.4g} m<br>size=%{y:.5g} mm<extra></extra>", "D2<br>s=%{x:.4g} m<br>size=%{y:.5g} mm<extra></extra>", "D2<br>s=%{x:.4g} m<br>size=%{y:.5g} mm<extra></extra>", "D2<br>s=%{x:.4g} m<br>size=%{y:.5g} mm<extra></extra>", "D2<br>s=%{x:.4g} m<br>size=%{y:.5g} mm<extra></extra>", "D2<br>s=%{x:.4g} m<br>size=%{y:.5g} mm<extra></extra>", "D2<br>s=%{x:.4g} m<br>size=%{y:.5g} mm<extra></extra>", "D2<br>s=%{x:.4g} m<br>size=%{y:.5g} mm<extra></extra>", "D2<br>s=%{x:.4g} m<br>size=%{y:.5g} mm<extra></extra>", "D2<br>s=%{x:.4g} m<br>size=%{y:.5g} mm<extra></extra>", "D2<br>s=%{x:.4g} m<br>size=%{y:.5g} mm<extra></extra>", "D2<br>s=%{x:.4g} m<br>size=%{y:.5g} mm<extra></extra>", "D2<br>s=%{x:.4g} m<br>size=%{y:.5g} mm<extra></extra>", "D2<br>s=%{x:.4g} m<br>size=%{y:.5g} mm<extra></extra>", "D2<br>s=%{x:.4g} m<br>size=%{y:.5g} mm<extra></extra>", "D2<br>s=%{x:.4g} m<br>size=%{y:.5g} mm<extra></extra>", "D2<br>s=%{x:.4g} m<br>size=%{y:.5g} mm<extra></extra>", "D2<br>s=%{x:.4g} m<br>size=%{y:.5g} mm<extra></extra>", "D2<br>s=%{x:.4g} m<br>size=%{y:.5g} mm<extra></extra>", "D2<br>s=%{x:.4g} m<br>size=%{y:.5g} mm<extra></extra>", "D2<br>s=%{x:.4g} m<br>size=%{y:.5g} mm<extra></extra>", "D2<br>s=%{x:.4g} m<br>size=%{y:.5g} mm<extra></extra>", "D2<br>s=%{x:.4g} m<br>size=%{y:.5g} mm<extra></extra>", "BEND<br>s=%{x:.4g} m<br>size=%{y:.5g} mm<extra></extra>", "BEND<br>s=%{x:.4g} m<br>size=%{y:.5g} mm<extra></extra>", "BEND<br>s=%{x:.4g} m<br>size=%{y:.5g} mm<extra></extra>", "BEND<br>s=%{x:.4g} m<br>size=%{y:.5g} mm<extra></extra>", "BEND<br>s=%{x:.4g} m<br>size=%{y:.5g} mm<extra></extra>", "BEND<br>s=%{x:.4g} m<br>size=%{y:.5g} mm<extra></extra>", "BEND<br>s=%{x:.4g} m<br>size=%{y:.5g} mm<extra></extra>", "BEND<br>s=%{x:.4g} m<br>size=%{y:.5g} mm<extra></extra>", "QD<br>s=%{x:.4g} m<br>size=%{y:.5g} mm<extra></extra>", "QD<br>s=%{x:.4g} m<br>size=%{y:.5g} mm<extra></extra>", "QD<br>s=%{x:.4g} m<br>size=%{y:.5g} mm<extra></extra>", "QD<br>s=%{x:.4g} m<br>size=%{y:.5g} mm<extra></extra>", "QD<br>s=%{x:.4g} m<br>size=%{y:.5g} mm<extra></extra>", "QD<br>s=%{x:.4g} m<br>size=%{y:.5g} mm<extra></extra>", "QD<br>s=%{x:.4g} m<br>size=%{y:.5g} mm<extra></extra>", "QD<br>s=%{x:.4g} m<br>size=%{y:.5g} mm<extra></extra>", "D3<br>s=%{x:.4g} m<br>size=%{y:.5g} mm<extra></extra>", "D3<br>s=%{x:.4g} m<br>size=%{y:.5g} mm<extra></extra>", "D3<br>s=%{x:.4g} m<br>size=%{y:.5g} mm<extra></extra>", "D3<br>s=%{x:.4g} m<br>size=%{y:.5g} mm<extra></extra>", "D3<br>s=%{x:.4g} m<br>size=%{y:.5g} mm<extra></extra>", "D3<br>s=%{x:.4g} m<br>size=%{y:.5g} mm<extra></extra>", "D3<br>s=%{x:.4g} m<br>size=%{y:.5g} mm<extra></extra>", "D3<br>s=%{x:.4g} m<br>size=%{y:.5g} mm<extra></extra>", "D3<br>s=%{x:.4g} m<br>size=%{y:.5g} mm<extra></extra>", "D3<br>s=%{x:.4g} m<br>size=%{y:.5g} mm<extra></extra>", "D3<br>s=%{x:.4g} m<br>size=%{y:.5g} mm<extra></extra>", "D3<br>s=%{x:.4g} m<br>size=%{y:.5g} mm<extra></extra>", "D3<br>s=%{x:.4g} m<br>size=%{y:.5g} mm<extra></extra>", "D3<br>s=%{x:.4g} m<br>size=%{y:.5g} mm<extra></extra>", "D3<br>s=%{x:.4g} m<br>size=%{y:.5g} mm<extra></extra>", "D3<br>s=%{x:.4g} m<br>size=%{y:.5g} mm<extra></extra>"], "mode": "lines", "name": "sigma_y", "type": "scatter", "x": [0.0, 0.0625, 0.125, 0.1875, 0.25, 0.3125, 0.375, 0.4375, 0.5, 0.5625, 0.625, 0.6875, 0.75, 0.8125, 0.875, 0.9375, 1.0, 1.062, 1.125, 1.188, 1.25, 1.312, 1.375, 1.438, 1.5, 1.562, 1.625, 1.688, 1.75, 1.812, 1.875, 1.938, 2.0, 2.062, 2.125, 2.188, 2.25, 2.312, 2.375, 2.438, 2.5, 2.562, 2.625, 2.688, 2.75, 2.812, 2.875, 2.938, 3.0, 3.062, 3.125, 3.188, 3.25, 3.312, 3.375, 3.438, 3.5, 3.562, 3.625, 3.688, 3.75, 3.812, 3.875, 3.938, 4.0, 4.062, 4.125, 4.188, 4.25, 4.312, 4.375, 4.438, 4.5, 4.562, 4.625, 4.688, 4.75, 4.812, 4.875, 4.938, 5.0], "y": [6.575, 6.51, 6.446, 6.382, 6.318, 6.255, 6.193, 6.131, 6.07, 6.009, 5.949, 5.89, 5.832, 5.774, 5.717, 5.66, 5.605, 5.557, 5.522, 5.502, 5.495, 5.502, 5.522, 5.557, 5.605, 5.66, 5.717, 5.774, 5.832, 5.89, 5.949, 6.009, 6.07, 6.131, 6.193, 6.255, 6.318, 6.382, 6.446, 6.51, 6.575, 6.641, 6.707, 6.774, 6.841, 6.908, 6.976, 7.044, 7.113, 7.182, 7.251, 7.321, 7.391, 7.462, 7.533, 7.604, 7.675, 7.738, 7.783, 7.81, 7.819, 7.81, 7.783, 7.738, 7.675, 7.604, 7.533, 7.462, 7.391, 7.321, 7.251, 7.182, 7.113, 7.044, 6.976, 6.908, 6.841, 6.774, 6.707, 6.641, 6.575]}], "layout": {"height": 430, "hovermode": "x unified", "title": {"text": "FODO with bend: effect of 0.1% momentum spread (sigma_delta=0.001)"}, "width": 900, "xaxis": {"title": {"text": "s [m]"}}, "yaxis": {"title": {"text": "rms size [mm]"}}}}
